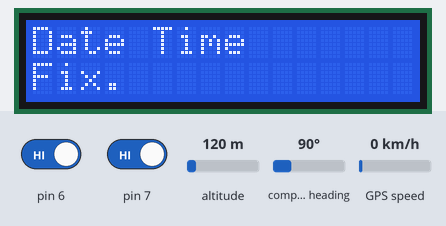
The sketch below on a simulated Arduino Uno, built with avr-gcc and run on an emulated ATmega328P. Parts: 16×2 character LCD. The test bench sets the inputs (shaded band); at power-on: pin 6 HIGH, GPS speed 0 km/h, pin 7 HIGH, altitude 120 m, compass heading 90°. The GPS gets a fix after 3 s at 37.7749, -122.4194 with 8 satellites; what the sketch prints to the serial monitor is not drawn.

Above: at 3.11 s.
3.3 s: pin 6 driven LOW
At 4.1 s:
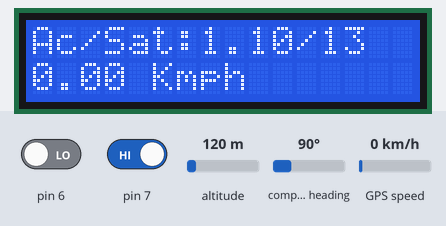
5.1 s: GPS speed set to 2 km/h
At 6.2 s:
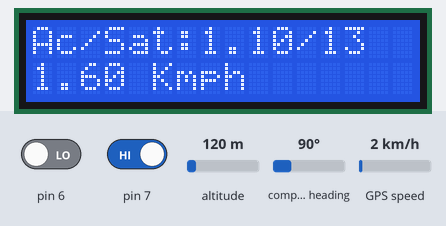
6.7 s: GPS speed set to 30 km/h
At 8.5 s:
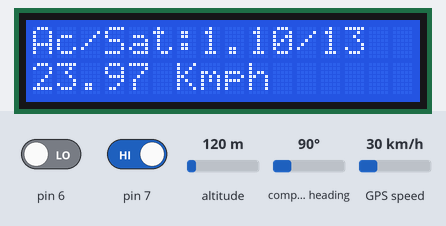
8.8 s: GPS speed set to 60 km/h
At 9.9 s:
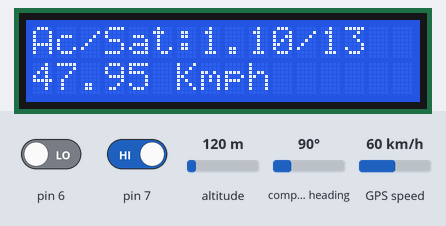
11.0 s: pin 7 driven LOW
At 12.2 s:
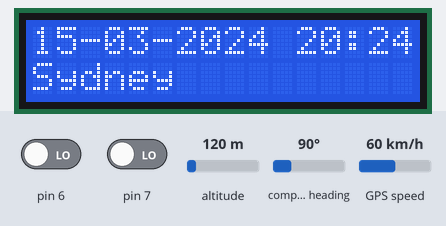
12.5 s: pin 6 driven HIGH
At 13.3 s:
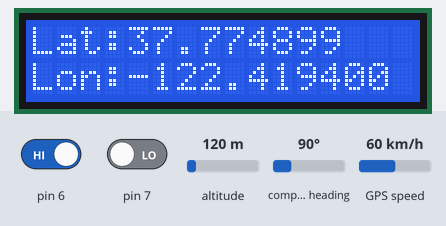
Timing chart, 0 to 15.0 s (numbered marks = the images above; inputs shaded):
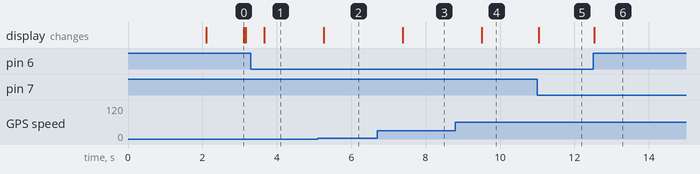

The sketch:

adafruit-gps-info.ino
```cpp
#include <Time.h>
#include <TimeLib.h>
#include <Adafruit_GPS.h>
#include <SoftwareSerial.h>
#include <LiquidCrystal_PCF8574.h>

#define GPSECHO  false

const char TIMEZONE_NAMES[2][6] = { "India", "Sydney" }; //IST, SYDNEY
const float TIMEZONES[2] = { 5.5, 10 }; //IST, SYDNEY
int dotCount = 0;

boolean usingInterrupt = true;
//LCD Vars
LiquidCrystal_PCF8574 lcd(0x27);
char LINES[2][17] = {"", ""};
uint32_t busyMsgTimer = millis();
uint32_t fixDataUpdateTimer = millis();

int opMode = 0; //Output Mode
uint32_t opModeTimer = millis();

// GPS vars
SoftwareSerial mySerial(3, 2);
Adafruit_GPS GPS(&mySerial);  //TX,RX

//displayDateTimeVars

int TIMEZONE = 1;  // SYDNEY
int DAYLIGHT = 0;
uint32_t GPSSYNC_TIME = millis();
boolean timeSynced = false;

char buff[11] = "";

void setup() {
  pinMode(6, INPUT);
  pinMode(7, INPUT);

  //Serial init
  Serial.begin(9600);

  //LCD Init
  lcd.begin(16, 2);
  lcd.setBacklight(150);
  lcd.setCursor(0, 0);
  lcd.print("Booting...");

  GPS.begin(9600);
  //GPS.sendCommand(PMTK_SET_NMEA_OUTPUT_RMCGGA);
  delay(1000);
  GPS.sendCommand(PMTK_SET_NMEA_OUTPUT_RMCGGA);
  delay(1000);
  GPS.sendCommand(PMTK_SET_NMEA_UPDATE_1HZ);
  useInterrupt(true);
}

void changeOutputMode() {
  if(millis() - opModeTimer > 1000) {
    int tmpMode;
    int pin6 = digitalRead(6);
    int pin7 = digitalRead(7);
    if(pin6 == 0 && pin7 == 0) {
      tmpMode=0;
    } else if(pin6 == 0 && pin7 == 1) {
      tmpMode=1;
    } else if(pin6 == 1 && pin7 == 0) {
      tmpMode = 2;
    } else {
      return;
    }

    if(tmpMode != opMode) {
      opMode = tmpMode;
      opModeTimer = millis();
      Serial.println(opMode);
    }
  }
}

void loop() {
  changeOutputMode();
  if (GPS.newNMEAreceived()) {
    if (!GPS.parse(GPS.lastNMEA())) // this also sets the newNMEAreceived() flag to false
      return; // we can fail to parse a sentence in which case we should just wait for another
  }

  if(opMode == 0 && timeSynced) {
    updateTime();
  } else if ((opMode>0 || !timeSynced) && GPS.fix) {
    setSystemTime();
    if((millis() - fixDataUpdateTimer)>=500) {
      switch(opMode) {
        case 1:
          updateSpeed();
          break;
        case 2:
          updatePos();
          break;
      }

      updateDisplay();
      fixDataUpdateTimer = millis();
    }
  } else {
    busyDisplay();
  }
}

void updatePos() {
  dtostrf(GPS.latitudeDegrees, 4, 6, buff);
  strcpy(LINES[0], "Lat:");
  strcat(LINES[0], buff);

  strcpy(buff, "");
  dtostrf(GPS.longitudeDegrees, 4, 6, buff);
  strcpy(LINES[1], "Lon:");
  strcat(LINES[1], buff);
}

void updateTime() {
  char TMP_DISPLAY[16]="";
  if(timeSynced) {
    //sprintf(LINES[0],"%02d%s%d %02d:%02d ",day(),MONTH_SHORT[(month()-1)],year(),hour(),minute());
    sprintf(TMP_DISPLAY,"%02d-%02d-%d %02d:%02d ",day(),month(),year(),hour(),minute());
    //strcpy(LINES[1], TIMEZONE_NAMES[TIMEZONE]);
  }
  if((strcmp(TMP_DISPLAY, LINES[0]) != 0)) {
    strcpy(LINES[0], TMP_DISPLAY);
    strcpy(LINES[1], TIMEZONE_NAMES[TIMEZONE]);
    updateDisplay();
  }
}

void setSystemTime() {
  if(!timeSynced || (millis() - GPSSYNC_TIME > 5000)) {
    setTime(GPS.hour, GPS.minute, GPS.seconds, GPS.day, GPS.month, GPS.year);
    adjustTime((TIMEZONES[TIMEZONE]+DAYLIGHT) * SECS_PER_HOUR);
    timeSynced = true;
    GPSSYNC_TIME = millis();
  }
}

void updateSpeed() {
  char buff[5];
  char gpsSpeed[6];
  dtostrf((GPS.speed * 1.48), 4, 2, gpsSpeed);
  dtostrf(GPS.HDOP,2,2,buff);
  strcpy(LINES[0], "Ac/Sat:");
  strcat(LINES[0], buff);
  strcpy(buff, "");
  itoa(GPS.satellites ,buff, 5);
  strcat(LINES[0], "/");
  strcat(LINES[0], buff);

  strcpy(LINES[1], gpsSpeed);
  strcat(LINES[1]," Kmph");
}

void busyDisplay() {
  if(millis() - busyMsgTimer >= 1000) {
    switch(opMode) {
      case 0:
        strcpy(LINES[0], "Date Time");
        break;
      case 1:
        strcpy(LINES[0], "Speed");
        break;
      case 2:
        strcpy(LINES[0], "Location");
        break;
    }

    strcpy(LINES[1], "Fix");
    for(int i=0;i<dotCount;i++)
      strcat(LINES[1], ".");

    dotCount++;
    if(dotCount == 4)
      dotCount = 0;

    busyMsgTimer = millis();
    updateDisplay();
  }
}

void updateDisplay() {
  updateDisplay(0);
  updateDisplay(1);
}

void updateDisplay(int line) {
  lcd.setCursor(0, line);
  int len = strlen(LINES[line]);
  if (len == 16) {
    //do nothing
  } else if(len < 16) {
    for (int i = len; i < 16; i++)
      strcat(LINES[line], " ");
  } else {
    // do nothing
  }
  lcd.print(LINES[line]);
  //Serial.println(LINES[line]);
}

SIGNAL(TIMER0_COMPA_vect) {
  char c = GPS.read();
  // if you want to debug, this is a good time to do it!
  if (GPSECHO)
    if (c) UDR0 = c;
    // writing direct to UDR0 is much much faster than Serial.print
    // but only one character can be written at a time.
}

void useInterrupt(boolean v) {
  if (v) {
    // Timer0 is already used for millis() - we'll just interrupt somewhere
    // in the middle and call the "Compare A" function above
    OCR0A = 0xAF;
    TIMSK0 |= _BV(OCIE0A);
    usingInterrupt = true;
  } else {
    // do not call the interrupt function COMPA anymore
    TIMSK0 &= ~_BV(OCIE0A);
    usingInterrupt = false;
  }
}
```

Measured:
- after the input at 3.3 s, the display: changes after 0.37 s (image 1)
- after the input at 5.1 s, the display: changes after 0.16 s (image 2)
- after the input at 6.7 s, the display: changes after 0.68 s (image 3)
- after the input at 8.8 s, the display: changes after 0.71 s (image 4)
- after the input at 11.0 s, the display: changes at once (image 5)
- after the input at 12.5 s, the display: changes at once (image 6)
